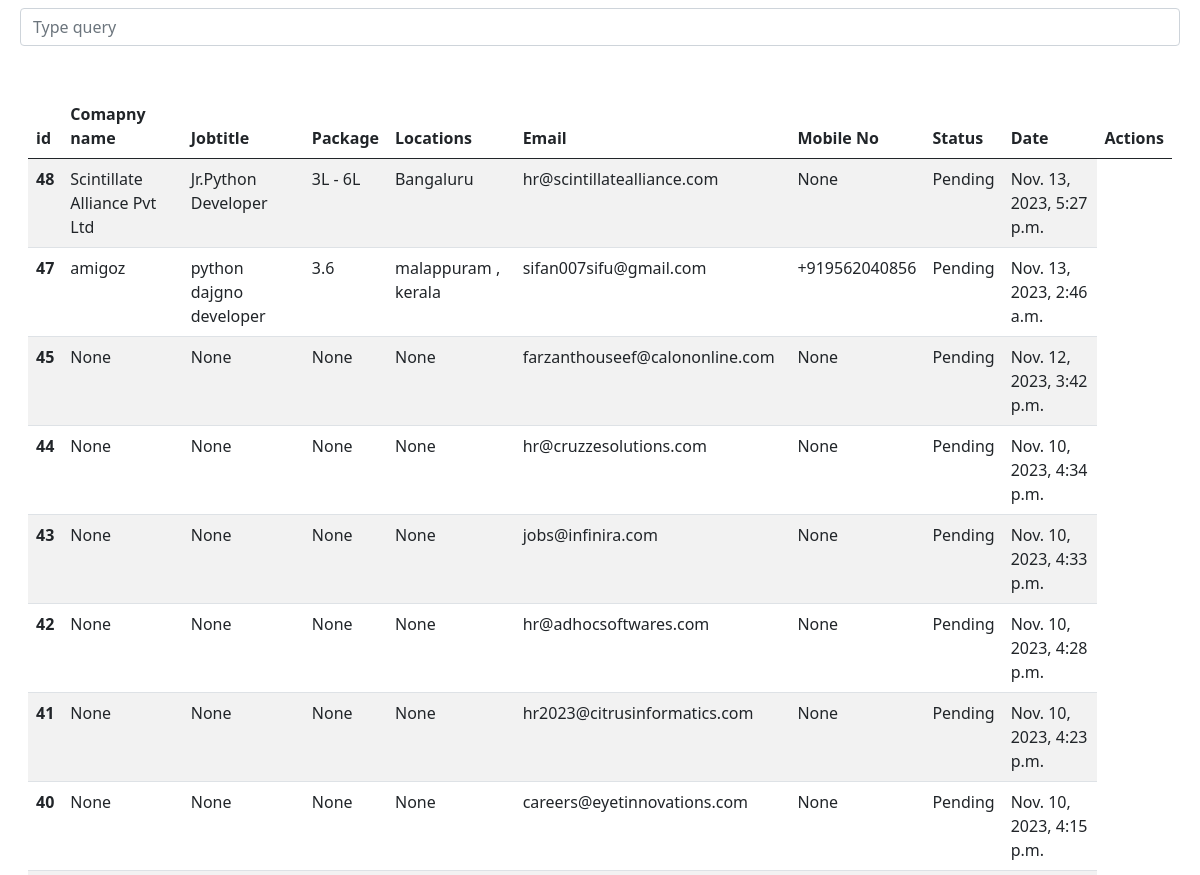
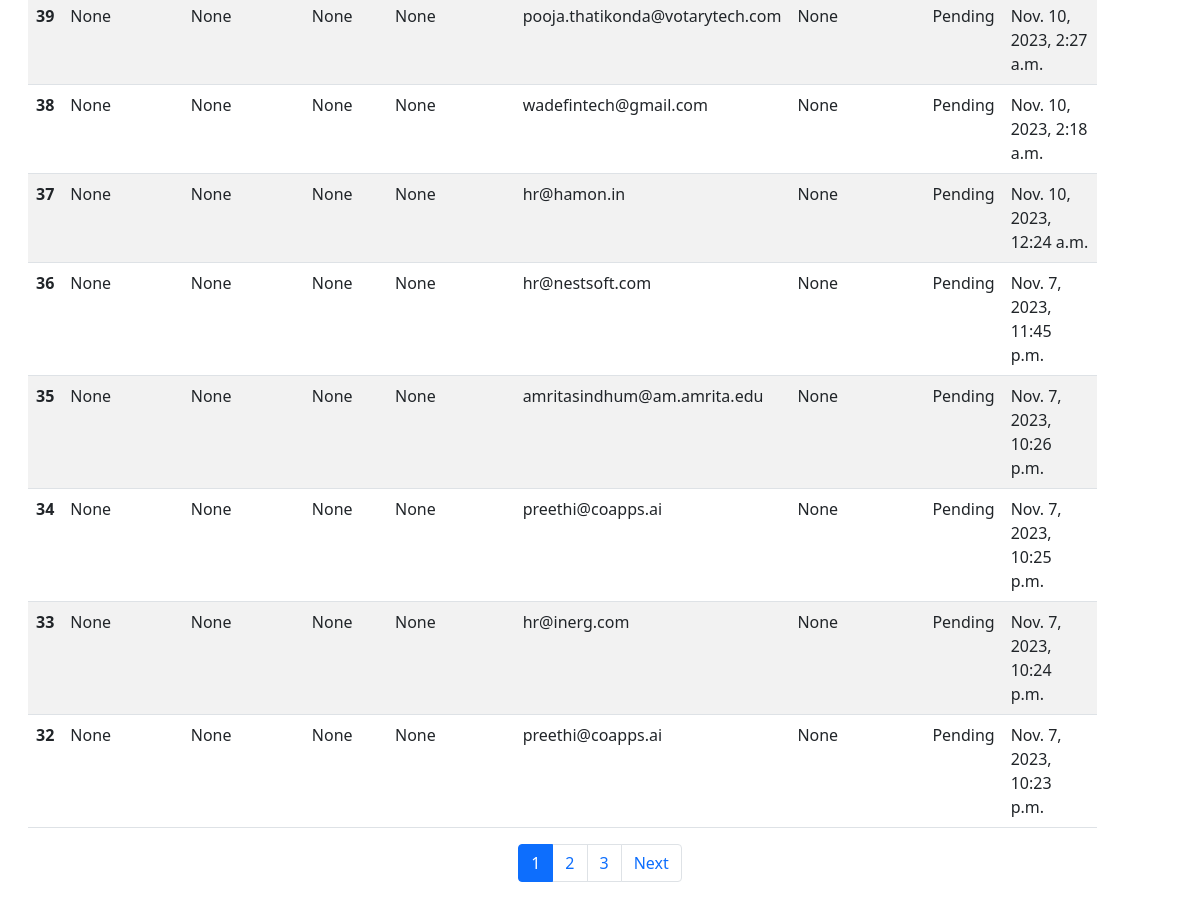
Page /listmail/ on the committed database (2 pictures, top to bottom).
### mailer/models.py (models this page shows, shortened)
class Mail(models.Model):
    STATUS_CHOICES = (
        ('Pending', 'Pending'),
        ('Interview Attended', 'Interview Attended'),
        ('Rejected', 'Rejected'),
        ('Completed', 'Completed'),
    )
    mobile_number_regex = RegexValidator(
        regex=r'^\+?91?\d{10}$',
        message="Phone number must be entered in the format: '+919999999999'. 10 digits allowed."
    )
    company = models.CharField(max_length=50, null=True, blank=True)
    email = models.EmailField(null=True, blank=True)
    jobtitle = models.CharField(max_length=100, null=True, blank=True)
    package = models.CharField(max_length=100, null=True, blank=True)
    location = models.TextField(null=True, blank=True)
    mobile_number = models.CharField(max_length=13,null=True, blank=True, validators=[mobile_number_regex])
    description = models.TextField(null=True, blank=True)
    timestamp = models.DateTimeField(auto_now_add=True)
    status = models.CharField(max_length=30, default='Pending', choices=STATUS_CHOICES)

### mailer/views.py (the view)
# urls.py: path('listmail/', ListEmail.as_view(),name='ListEmail'),
class ListEmail(ListView):
    paginate_by = 16
    template_name = 'maillisting.html'
    queryset = Mail.objects.all().order_by('-timestamp')
    def get_context_data(self, **kwargs):
        context = super().get_context_data(**kwargs)
        paginator = Paginator(self.queryset, self.paginate_by)
        page = self.request.GET.get('page')
        mails = paginator.get_page(page)
        context['mails'] = mails
        return context

### templates/maillisting.html (shortened to what this page needs)
<!DOCTYPE html>
<html lang="en">
<head>
    <link href="https://cdn.jsdelivr.net/npm/bootstrap@5.0.2/dist/css/bootstrap.min.css" rel="stylesheet"
>
</head>
<body class="container-fluid">
    <div class="form-outline mt-2 mx-2">
        <input type="search" id="search-input" class="form-control" placeholder="Type query" aria-label="Search" />
      </div>
      <div class="pt-5 mx-3 table-responsive" id="search-results">
        <table class="table table-striped">
            <thead>
                <tr>
                    <th scope="col">id</th>
                    <th scope="col">Comapny name</th>
                    <th scope="col">Jobtitle</th>
                    <th scope="col">Package</th>
                    <th scope="col">Locations</th>
                    <th scope="col">Email</th>
                    <th scope="col">Mobile No</th>
                    <th scope="col">Status</th>
                    <th scope="col">Date</th>
                    <th scope="col">Actions</th>
                </tr>
            </thead>
            <tbody>
                {% for mail in mails %}
                <tr>
                    <th scope="row">{{ mail.id }}</th>
                    <td>{{ mail.company }}</td>
                    <td>{{ mail.jobtitle }}</td>
                    <td>{{ mail.package }}</td>
                    <td>{{ mail.location }}</td>
                    <td>{{ mail.email }}</td>
                    <td>{{ mail.mobile_number }}</td>
                    <td>{{ mail.status }}</td>
                    <td>{{ mail.timestamp }}</td>
                </tr>
                {% endfor %}
            </tbody>
        </table>
        <div class="d-flex justify-content-center align-content-center w-100 ">
            <nav aria-label="Page navigation example">
                <ul class="pagination">
                    {% for page_num in mails.paginator.page_range %}
                        <li class="page-item {% if page_num == mails.number %}active{% endif %}">
                            <a class="page-link" href="?page={{ page_num }}">{{ page_num }}</a>
                        </li>
                    {% endfor %}
                    {% if mails.has_next %}
                        <li class="page-item"><a class="page-link" href="?page={{ mails.next_page_number }}">Next</a></li>
                    {% endif %}
                </ul>
            </nav>
        </div>
    </div>
</body>
</html>

### rows in the picture
Mail: id "48", company "Scintillate Alliance Pvt Ltd", jobtitle "Jr.Python Developer", package "3L - 6L", location "Bangaluru", email "hr@scintillatealliance.com", mobile_number "None", status "Pending", timestamp "Nov. 13, 2023, 5:27 p.m."
Mail: id "47", company "amigoz", jobtitle "python dajgno developer", package "3.6", location "malappuram , kerala", email "sifan007sifu@gmail.com", mobile_number "+919562040856", status "Pending", timestamp "Nov. 13, 2023, 2:46 a.m."
Mail: id "45", company "None", jobtitle "None", package "None", location "None", email "farzanthouseef@calononline.com", mobile_number "None", status "Pending", timestamp "Nov. 12, 2023, 3:42 p.m."
Mail: id "44", company "None", jobtitle "None", package "None", location "None", email "hr@cruzzesolutions.com", mobile_number "None", status "Pending", timestamp "Nov. 10, 2023, 4:34 p.m."
Mail: id "43", company "None", jobtitle "None", package "None", location "None", email "jobs@infinira.com", mobile_number "None", status "Pending", timestamp "Nov. 10, 2023, 4:33 p.m."
Mail: id "42", company "None", jobtitle "None", package "None", location "None", email "hr@adhocsoftwares.com", mobile_number "None", status "Pending", timestamp "Nov. 10, 2023, 4:28 p.m."
Mail: id "41", company "None", jobtitle "None", package "None", location "None", email "hr2023@citrusinformatics.com", mobile_number "None", status "Pending", timestamp "Nov. 10, 2023, 4:23 p.m."
Mail: id "40", company "None", jobtitle "None", package "None", location "None", email "careers@eyetinnovations.com", mobile_number "None", status "Pending", timestamp "Nov. 10, 2023, 4:15 p.m."
Mail: id "39", company "None", jobtitle "None", package "None", location "None", email "pooja.thatikonda@votarytech.com", mobile_number "None", status "Pending", timestamp "Nov. 10, 2023, 2:27 a.m."
Mail: id "38", company "None", jobtitle "None", package "None", location "None", email "wadefintech@gmail.com", mobile_number "None", status "Pending", timestamp "Nov. 10, 2023, 2:18 a.m."
Mail: id "37", company "None", jobtitle "None", package "None", location "None", email "hr@hamon.in", mobile_number "None", status "Pending", timestamp "Nov. 10, 2023, 12:24 a.m."
Mail: id "36", company "None", jobtitle "None", package "None", location "None", email "hr@nestsoft.com", mobile_number "None", status "Pending", timestamp "Nov. 7, 2023, 11:45 p.m."
Mail: id "35", company "None", jobtitle "None", package "None", location "None", email "amritasindhum@am.amrita.edu", mobile_number "None", status "Pending", timestamp "Nov. 7, 2023, 10:26 p.m."
Mail: id "34", company "None", jobtitle "None", package "None", location "None", email "preethi@coapps.ai", mobile_number "None", status "Pending", timestamp "Nov. 7, 2023, 10:25 p.m."
Mail: id "33", company "None", jobtitle "None", package "None", location "None", email "hr@inerg.com", mobile_number "None", status "Pending", timestamp "Nov. 7, 2023, 10:24 p.m."
Mail: id "32", company "None", jobtitle "None", package "None", location "None", email "preethi@coapps.ai", mobile_number "None", status "Pending", timestamp "Nov. 7, 2023, 10:23 p.m."

### other values in the picture
{{ page_num }} "1" "2" "3"
